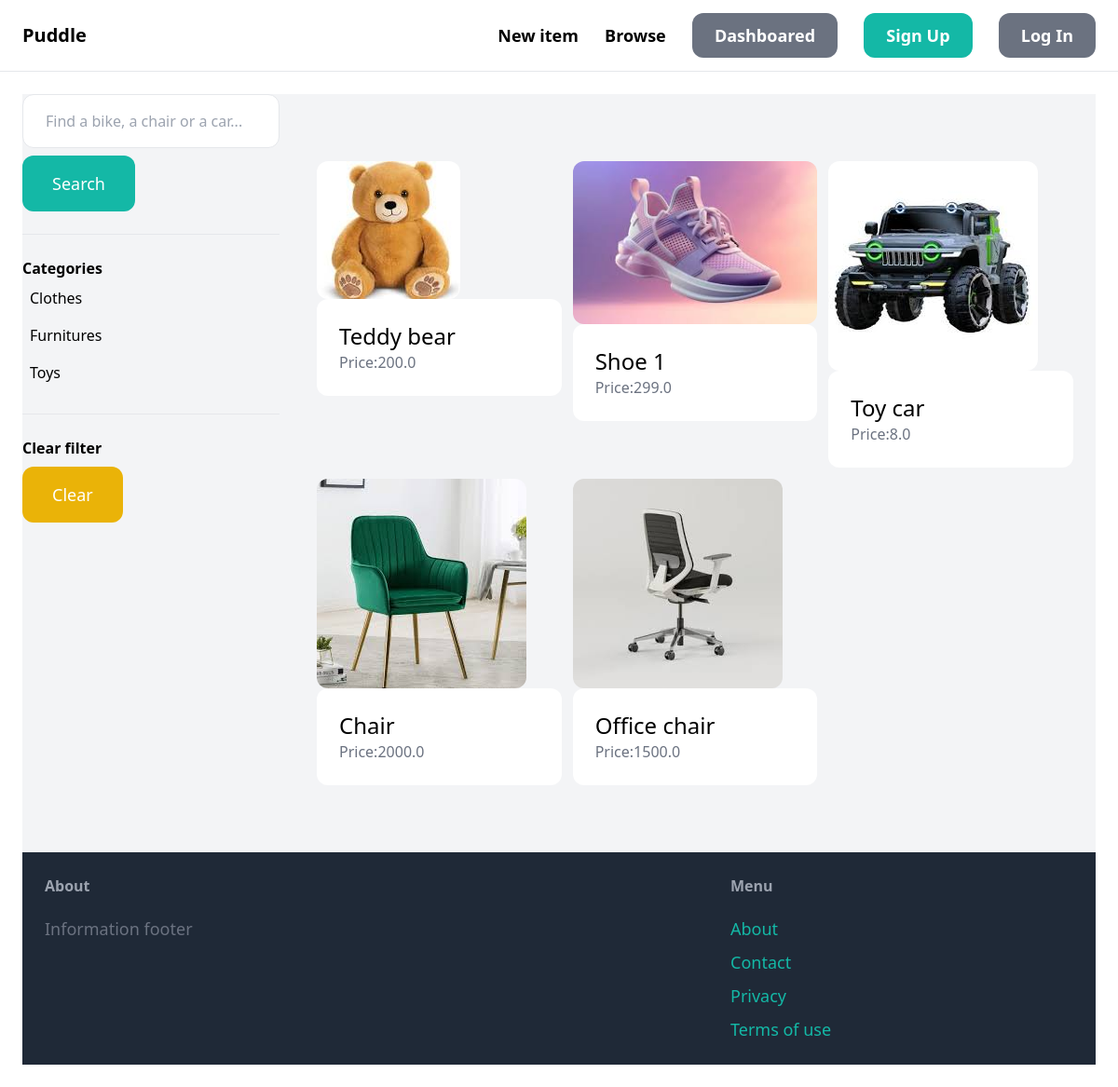
The app's page /items/ with its own data.
### item/models.py (models this page shows, shortened)
class Category(models.Model):
    name = models.CharField(max_length=255)
    class Meta:
        ordering = ('name',)
        verbose_name_plural = 'Categories'

class Item(models.Model):
     category = models.ForeignKey(Category, related_name='items', on_delete=models.CASCADE)
     name = models.CharField(max_length=255)
     description = models.TextField(blank=True, null=True)
     price = models.FloatField()
     image = models.ImageField(upload_to='item_images', blank=True, null=True)
     is_sold = models.BooleanField(default=False)
     created_by = models.ForeignKey(User, related_name='items', on_delete=models.CASCADE)
     created_at = models.DateTimeField(auto_now_add=True)

### item/views.py (the view)
# urls.py: path('', views.items, name='items'),
def items(request):
    query  = request.GET.get('query', '')
    category_id = request.GET.get('category', 0)
    categories = Category.objects.all()
    items = Item.objects.filter(is_sold=False)
    if category_id:
        items = items.filter(category_id=category_id)
    if query:
        items = items.filter(Q(name__icontains=query) | Q(name__icontains=query))
    return render(request, 'item/items.html', {'items':items, 'query':query, 'categories':categories, 'category_id':int(category_id)})

### item/templates/item/items.html (shortened to what this page needs)
{%  extends 'core/base.html' %}
{% block content  %}
    <div class="pb-6 grid grid-cols-4 gap-4 bg-gray-100">
        <div class="col-span-1">
            <form method="get" action="{% url 'item:items' %}">
                <input name="query" class="w-full py-4 px-6 border rounded-xl" type="text" value="{{ query }}" placeholder="Find a bike, a chair or a car...">
                <button class="mt-2 py-4 px-8 text-lg bg-teal-500 text-white rounded-xl">Search</button>
            </form>
            <hr class="my-6">
            <p class="font-semibold">Categories</p>
            <ul>
                {% for category in categories %}
                    <li class="py-2 px-2 rounded-xl {% if category.id == category %} bg-gray-300 {% endif %}">
                        <a href="{% url 'item:items' %}?query={{ query }}&category={{ category.id }}">{{ category.name }}</a>
                    </li>
                {% endfor  %}
            </ul>
            <hr class="my-6">
            <p class="font-semibold">Clear filter</p>
            <ul>
                <li><a href="{% url 'item:items' %}" class="mt-2 py-4 px-8 inline-block bg-yellow-500 text-lg rounded-xl text-white">Clear</a></li>
            </ul>
        </div>
            <div class="col-span-3">
                <div class="mt-6 px-6 py-12 bg-gray-100 rounded-x1">
                    <div class="grid grid-cols-3 gap-3">
                            {% for item in items  %}
                            <div>
                                <a href="{% url 'item:detail' item.id %}">
                                    <div>
                                        <img src="{{item.image.url}}" class="rounded-xl">
                                    </div>
                                    <div class="p-6 bg-white rounded-xl">
                                        <h2 class="text-2xl">{{item.name}}</h2> </h2>
                                        <p class="text-gray-500">Price:{{item.price}}</p>
                                    </div>
                                </a>
                            </div>
                            {% endfor%}
                    </div>
            </div>
    </div>
{%  endblock  %}

### records on screen
Category: name "Clothes"
Category: name "Furnitures"
Category: name "Toys"
Item: image (picture), name "Teddy bear", price "200.0"
Item: image (picture), name "Shoe 1", price "299.0"
Item: image (picture), name "Toy car", price "8.0"
Item: image (picture), name "Chair", price "2000.0"
Item: image (picture), name "Office chair", price "1500.0"
